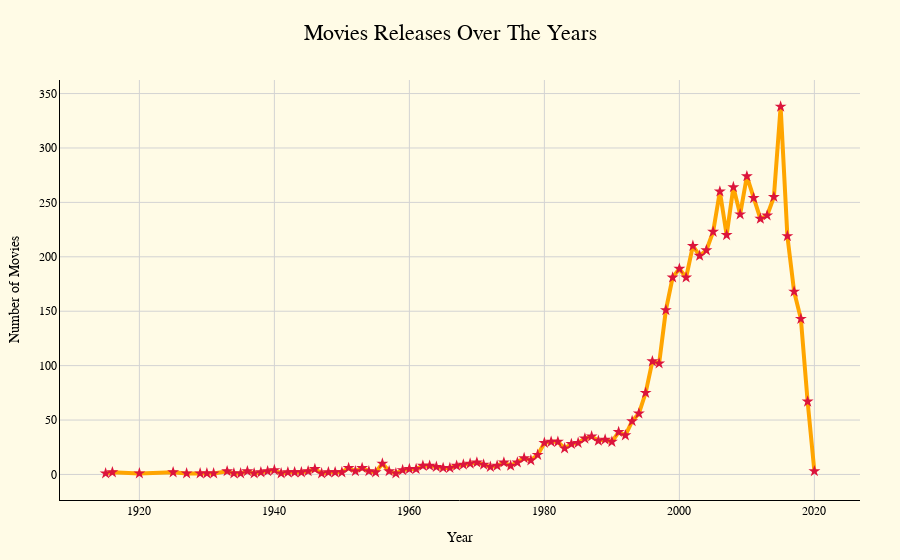

The notebook cell this image was saved under:
### Code cell
# Prepare year data and trend
# budget_df['release_year'] = pd.to_datetime(budget_df['release_date'], errors='coerce').dt.year
release_trend = budget_df.groupby('release_year').size().reset_index(name = 'movie_count')

# Decade summary
release_trend['decade'] = release_trend['release_year'].apply(
    lambda x: f"{(x//10)*10}–{(x//10)*10 + 9}"
)

decade_summary = (
    release_trend.groupby('decade')['movie_count']
    .sum()
    .reset_index()
    .assign(decade_start = lambda df: df['decade'].str.extract(r'(\d{4})').astype(int))
    .sort_values('decade_start')
    .drop(columns = 'decade_start')
)

print("Movie Releases per Decade:\n")
print(decade_summary.to_string(index = False))

# Plot yearly trend
fig = go.Figure()

fig.add_trace(go.Scatter(
    x = release_trend['release_year'],
    y = release_trend['movie_count'],
    mode = 'lines+markers',
    marker = dict(size = 9, color = 'crimson', symbol = 'star'),
    line = dict(color = 'orange', width = 4),
    name = 'Releases'
))

fig.update_layout(
    title = dict(
        text = "Movies Releases Over The Years",
        x = 0.5,
        xanchor = 'center',
        font = dict(size = 22, color = 'black', family = 'Comic Sans MS')
    ),

    xaxis = dict(
        title = 'Year',
        showgrid = True,
        gridcolor = 'lightgrey',
        linecolor = 'black',
        zeroline = False
    ),

    yaxis = dict(
        title = 'Number of Movies',
        showgrid = True,
        gridcolor = 'lightgrey',
        linecolor = 'black',
        zeroline = False
    ),

    plot_bgcolor = '#fffbe6', 
    paper_bgcolor = '#fffbe6',
    font = dict(color = 'black', family = 'Verdana'),
    hovermode = 'x unified',
    margin = dict(l = 60, r = 40, t = 80, b = 60)
)

fig.show()

### Figure 1 — Plotly figure (JSON) as saved in the notebook; plotly's stock layout.template omitted (floating-point values rounded to 4 significant figures)
{"data": [{"line": {"color": "orange", "width": 4}, "marker": {"color": "crimson", "size": 9, "symbol": "star"}, "mode": "lines+markers", "name": "Releases", "type": "scatter", "x": [1915, 1916, 1920, 1925, 1927, 1929, 1930, 1931, 1933, 1934, 1935, 1936, 1937, 1938, 1939, 1940, 1941, 1942, 1943, 1944, 1945, 1946, 1947, 1948, 1949, 1950, 1951, 1952, 1953, 1954, 1955, 1956, 1957, 1958, 1959, 1960, 1961, 1962, 1963, 1964, 1965, 1966, 1967, 1968, 1969, 1970, 1971, 1972, 1973, 1974, 1975, 1976, 1977, 1978, 1979, 1980, 1981, 1982, 1983, 1984, 1985, 1986, 1987, 1988, 1989, 1990, 1991, 1992, 1993, 1994, 1995, 1996, 1997, 1998, 1999, 2000, 2001, 2002, 2003, 2004, 2005, 2006, 2007, 2008, 2009, 2010, 2011, 2012, 2013, 2014, 2015, 2016, 2017, 2018, 2019, 2020], "y": [1, 2, 1, 2, 1, 1, 1, 1, 3, 1, 1, 3, 1, 2, 3, 4, 1, 2, 2, 2, 3, 5, 1, 2, 2, 2, 6, 3, 6, 3, 2, 10, 3, 1, 4, 5, 5, 8, 8, 7, 6, 6, 8, 9, 10, 11, 9, 7, 8, 11, 8, 11, 15, 13, 18, 29, 30, 30, 24, 28, 29, 33, 35, 31, 32, 30, 39, 36, 49, 56, 75, 104, 102, 151, 181, 189, 181, 210, 201, 206, 223, 260, 220, 264, 239, 274, 254, 235, 238, 255, 338, 219, 168, 143, 67, 3]}], "layout": {"font": {"color": "black", "family": "Verdana"}, "hovermode": "x unified", "margin": {"b": 60, "l": 60, "r": 40, "t": 80}, "paper_bgcolor": "#fffbe6", "plot_bgcolor": "#fffbe6", "title": {"font": {"color": "black", "family": "Comic Sans MS", "size": 22}, "text": "Movies Releases Over The Years", "x": 0.5, "xanchor": "center"}, "xaxis": {"gridcolor": "lightgrey", "linecolor": "black", "showgrid": true, "title": {"text": "Year"}, "zeroline": false}, "yaxis": {"gridcolor": "lightgrey", "linecolor": "black", "showgrid": true, "title": {"text": "Number of Movies"}, "zeroline": false}}}
